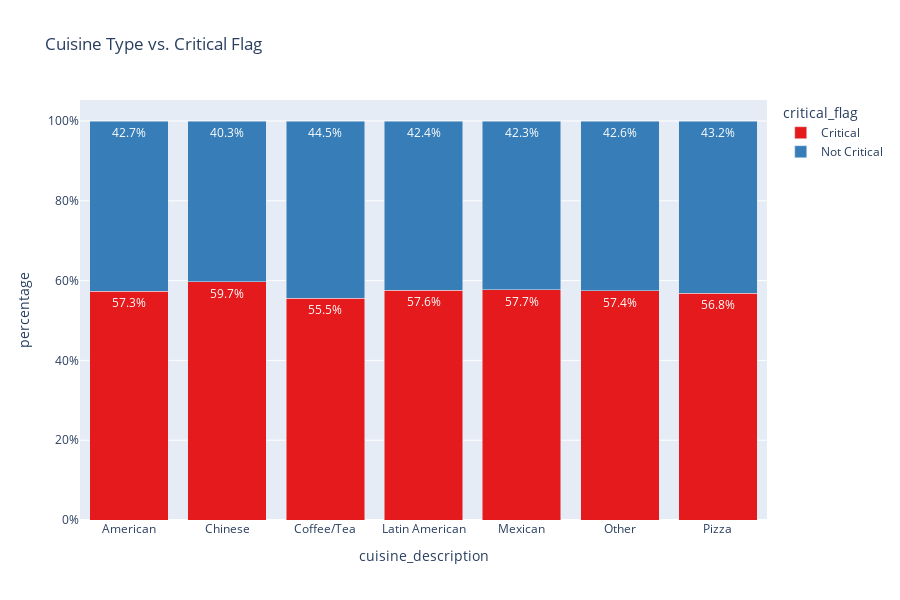

Write notebook code for a chart like this one.
### Code cell
# Crosstab with row-wise normalization (percentages per cuisine)
cuisine_crit_pct = pd.crosstab(
    gdf['cuisine_description'],
    gdf['critical_flag'],
    normalize='index'
).reset_index()

# Melt to long format for plotly
cuisine_crit_pct = cuisine_crit_pct.melt(id_vars='cuisine_description', var_name='critical_flag', value_name='percentage')

# Bar chart with percentage labels
fig = px.bar(
    cuisine_crit_pct,
    x='cuisine_description',
    y='percentage',
    color='critical_flag',
    title='Cuisine Type vs. Critical Flag',
    text='percentage',
    color_discrete_sequence=px.colors.qualitative.Set1
)

fig.update_traces(texttemplate='%{text:.1%}', textposition='inside')
fig.update_layout(
    xaxis={'categoryorder': 'total descending'},
    yaxis_tickformat='.0%',
    barmode='stack',
    height=600
)

fig.show()

### Figure 1 — Plotly figure (JSON) as saved in the notebook; plotly's stock layout.template omitted (floating-point values rounded to 4 significant figures)
{"data": [{"hovertemplate": "critical_flag=Critical<br>cuisine_description=%{x}<br>percentage=%{text}<extra></extra>", "legendgroup": "Critical", "marker": {"color": "rgb(228,26,28)", "pattern": {"shape": ""}}, "name": "Critical", "orientation": "v", "showlegend": true, "text": [0.5732, 0.5974, 0.5553, 0.5762, 0.5769, 0.574, 0.5683], "textposition": "inside", "texttemplate": "%{text:.1%}", "type": "bar", "x": ["American", "Chinese", "Coffee/Tea", "Latin American", "Mexican", "Other", "Pizza"], "xaxis": "x", "y": [0.5732, 0.5974, 0.5553, 0.5762, 0.5769, 0.574, 0.5683], "yaxis": "y"}, {"hovertemplate": "critical_flag=Not Critical<br>cuisine_description=%{x}<br>percentage=%{text}<extra></extra>", "legendgroup": "Not Critical", "marker": {"color": "rgb(55,126,184)", "pattern": {"shape": ""}}, "name": "Not Critical", "orientation": "v", "showlegend": true, "text": [0.4268, 0.4026, 0.4447, 0.4238, 0.4231, 0.426, 0.4317], "textposition": "inside", "texttemplate": "%{text:.1%}", "type": "bar", "x": ["American", "Chinese", "Coffee/Tea", "Latin American", "Mexican", "Other", "Pizza"], "xaxis": "x", "y": [0.4268, 0.4026, 0.4447, 0.4238, 0.4231, 0.426, 0.4317], "yaxis": "y"}], "layout": {"barmode": "stack", "height": 600, "legend": {"title": {"text": "critical_flag"}, "tracegroupgap": 0}, "title": {"text": "Cuisine Type vs. Critical Flag"}, "xaxis": {"anchor": "y", "categoryorder": "total descending", "domain": [0, 1], "title": {"text": "cuisine_description"}}, "yaxis": {"anchor": "x", "domain": [0, 1], "tickformat": ".0%", "title": {"text": "percentage"}}}}
